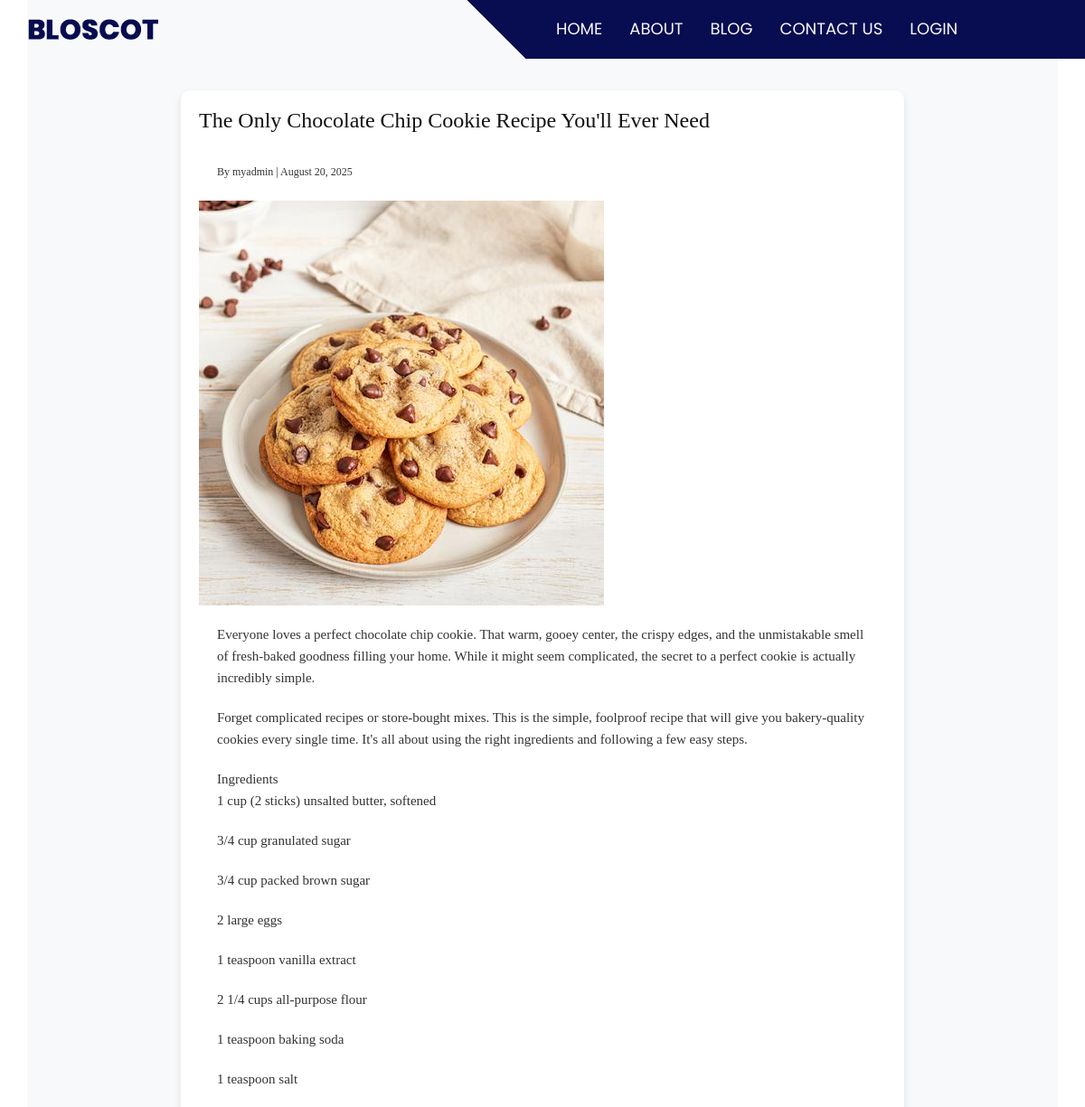
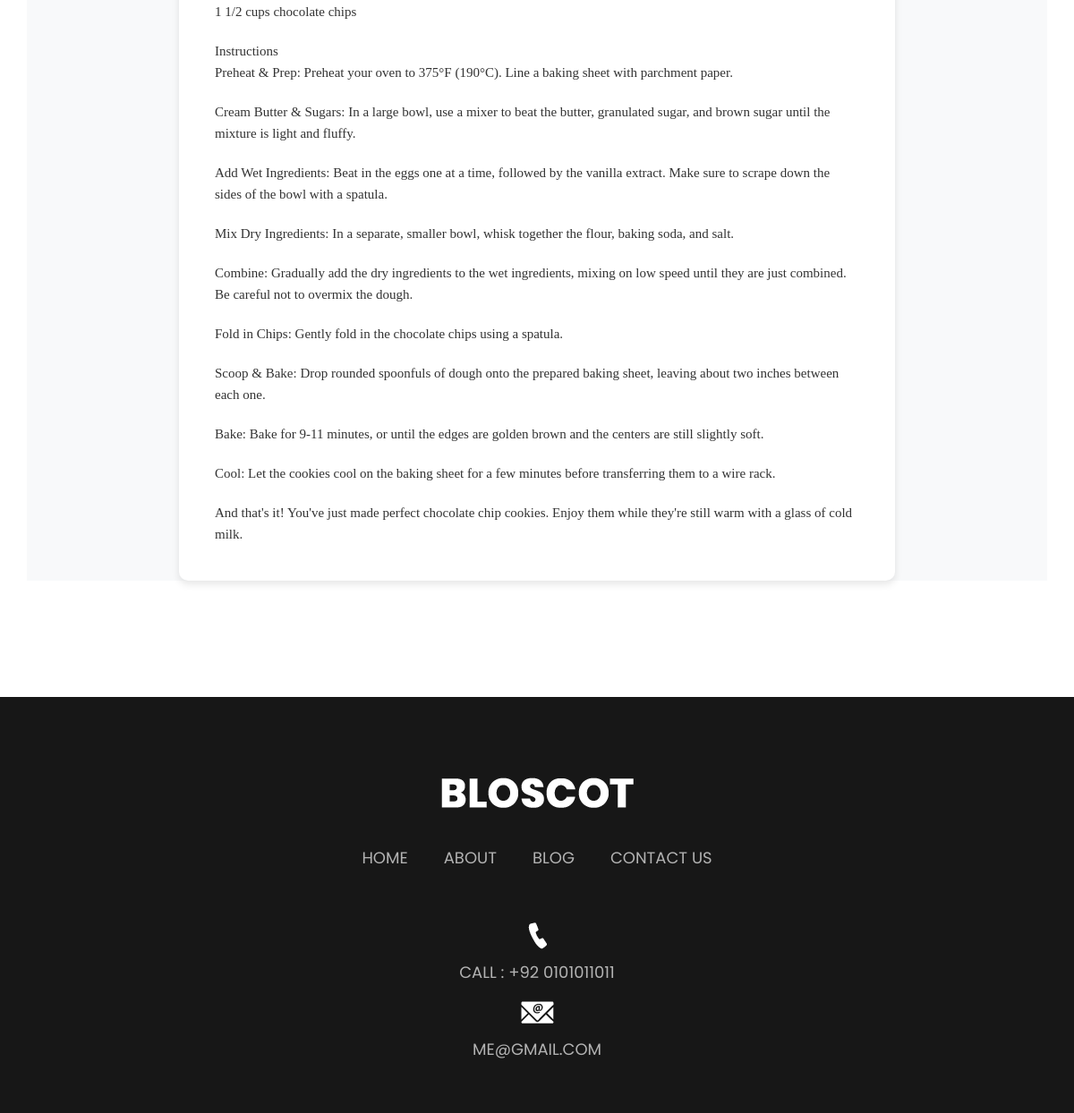
The app's page /post/chocolate-chip-cookie-recipe/ with its own data (2 pictures, top to bottom).
### blog/models.py (models this page shows, shortened)
class Post(models.Model):
    STATUS_CHOICES = (
        ('draft', 'Draft'),
        ('published', 'Published'),
    )
    title = models.CharField(max_length=200)
    slug = models.SlugField(max_length=220, unique=True, blank=True)
    content = models.TextField()
    image = models.ImageField(upload_to='posts/', blank=True, null=True)
    author = models.ForeignKey(User, on_delete=models.SET_NULL, null=True, blank=True)
    status = models.CharField(max_length=10, choices=STATUS_CHOICES, default='draft')
    published_at = models.DateTimeField(blank=True, null=True)  # set on first publish
    created_at = models.DateTimeField(auto_now_add=True)
    updated_at = models.DateTimeField(auto_now=True)
    class Meta:
        ordering = ['-published_at', '-created_at']

### blog/views.py (the view)
# urls.py: path('post/<slug:slug>/', views.post_detail, name='post_detail'),  # Blog detail page
def post_detail(request, slug):
    post = get_object_or_404(Post, slug=slug)
    return render(request, 'post_detail.html', {'post': post})

### blog/templates/post_detail.html (shortened to what this page needs)
{% extends 'base.html' %}
{% load static %}
{% block content %}
<div class="container blog-page">
  <div class="blog-container">
    <h1 class="blog-title">{{ post.title }}</h1>
    <p class="blog-meta">
      <small>By {{ post.author }} | {{ post.published_at|date:"F d, Y" }}</small>
    </p>
    {% if post.image %}
      <img src="{{ post.image.url }}" alt="{{ post.title }}" class="blog-image">
    {% endif %}
    <div class="blog-content">
      {{ post.content|linebreaks }}
    </div>
  </div>
</div>
{% endblock %}

### blog/static/css/style.css (style rules this page uses)
* { box-sizing: border-box !important; transition: ease all 0.5s; }
html { scroll-behavior: smooth; }
body { color: #666666; font-size: 14px; font-family: Poppins; line-height: 1.80857; font-weight: normal; overflow-x: hidden; }
h1, h2, h3, h4, h5, h6 { letter-spacing: 0; font-weight: normal; position: relative; padding: 0 0 10px 0; font-weight: normal; line-height: normal; color: #111111; margin: 0 }
h1 { font-size: 24px }
*, *::after, *::before { -webkit-box-sizing: border-box; -moz-box-sizing: border-box; box-sizing: border-box; }
p { margin: 20px; font-weight: 300; font-size: 15px; line-height: 24px; }
img { max-width: 100%; height: auto; }

### blog/templates/post_detail.html (style rules this page uses)
.blog-page { font-family: 'Georgia', serif; background-color: #f8f9fa; color: #333; line-height: 1.6; padding-top: 100px; }
.blog-container { max-width: 800px; margin: 0 auto 40px auto; padding: 20px; background-color: #fff; border-radius: 10px; box-shadow: 0 4px 8px rgba(0,0,0,0.1); }

### records on screen
Post: title "The Only Chocolate Chip Cookie Recipe You'll Ever Need", author "myadmin", published_at "August 20, 2025", image (picture), content "Everyone loves a perfect chocolate chip cookie. That warm, gooey center, the crispy edges, and the unmistakable smell of fresh-baked goodness filling your home. While it might seem complicated, the secret to a perfect cookie is actually incredibly simple. Forget complicated recipes or store-bought mixes. This is the simple, foolproof recipe that will give you bakery-quality cookies every single time. It's all about using the right ingredients and following a few easy steps. Ingredients 1 cup (2 sticks) unsalted butter, softened 3/4 cup granulated sugar 3/4 cup packed brown sugar 2 large eggs 1 teaspoon vanilla extract 2 1/4 cups all-purpose flour 1 teaspoon baking soda 1 teaspoon salt 1 1/2…"
